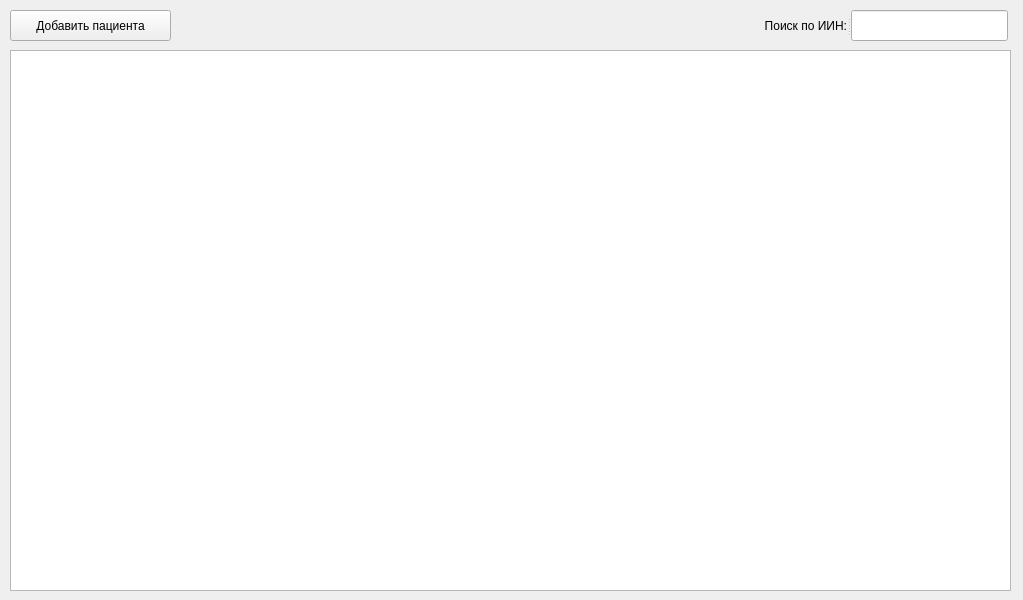
<?xml version="1.0" encoding="UTF-8"?>
<ui version="4.0">
 <class>main</class>
 <widget class="QMainWindow" name="main">
  <property name="geometry">
   <rect>
    <x>0</x>
    <y>0</y>
    <width>1023</width>
    <height>600</height>
   </rect>
  </property>
  <property name="windowTitle">
   <string>main</string>
  </property>
  <widget class="QWidget" name="centralwidget">
   <widget class="QTableView" name="tblPatients">
    <property name="geometry">
     <rect>
      <x>10</x>
      <y>50</y>
      <width>1001</width>
      <height>541</height>
     </rect>
    </property>
    <property name="layoutDirection">
     <enum>Qt::LeftToRight</enum>
    </property>
    <property name="autoFillBackground">
     <bool>true</bool>
    </property>
    <property name="horizontalScrollBarPolicy">
     <enum>Qt::ScrollBarAlwaysOff</enum>
    </property>
    <property name="sizeAdjustPolicy">
     <enum>QAbstractScrollArea::AdjustToContentsOnFirstShow</enum>
    </property>
    <property name="editTriggers">
     <set>QAbstractItemView::NoEditTriggers</set>
    </property>
    <property name="alternatingRowColors">
     <bool>true</bool>
    </property>
   </widget>
   <widget class="QPushButton" name="btnAddPatient">
    <property name="geometry">
     <rect>
      <x>10</x>
      <y>10</y>
      <width>161</width>
      <height>31</height>
     </rect>
    </property>
    <property name="text">
     <string>Добавить пациента</string>
    </property>
   </widget>
   <widget class="QSplitter" name="splitter">
    <property name="geometry">
     <rect>
      <x>727</x>
      <y>10</y>
      <width>281</width>
      <height>31</height>
     </rect>
    </property>
    <property name="orientation">
     <enum>Qt::Horizontal</enum>
    </property>
    <widget class="QLabel" name="label">
     <property name="text">
      <string>Поиск по ИИН:</string>
     </property>
     <property name="textFormat">
      <enum>Qt::AutoText</enum>
     </property>
     <property name="alignment">
      <set>Qt::AlignRight|Qt::AlignTrailing|Qt::AlignVCenter</set>
     </property>
    </widget>
    <widget class="QLineEdit" name="txtSearch"/>
   </widget>
  </widget>
 </widget>
 <resources/>
 <connections/>
</ui>
